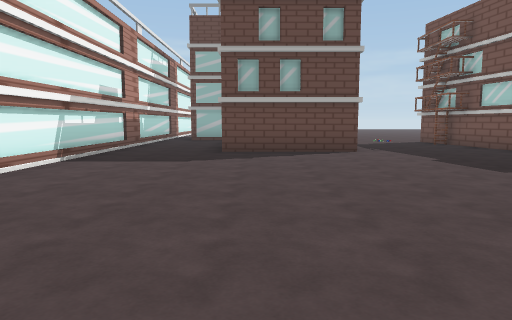
View 1 (above)

24 first-person views from a walk through a 3-D level made in the Unity game engine. The camera is 1.4 m above the floor, tilts 6° down and sees 70° across. The floor is counted in squares, 2 m on a side. Each view is taken from the middle of a square. On the plan, view 1 faces up. The plan holds only what a view shows up to about 11 squares ahead; the rest is blank. Some animated figures are left out. Some surface patterns are stand-ins.

View 2
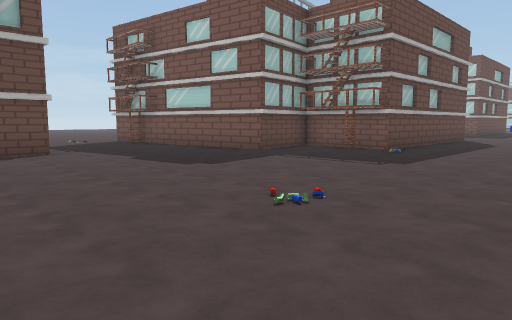

View 3
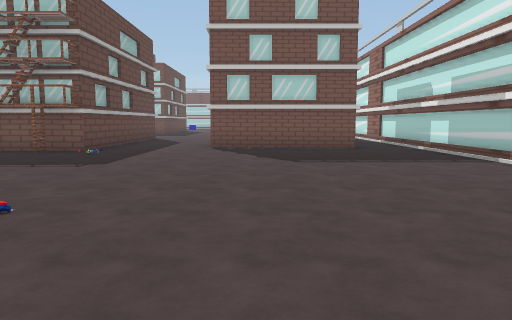

View 4
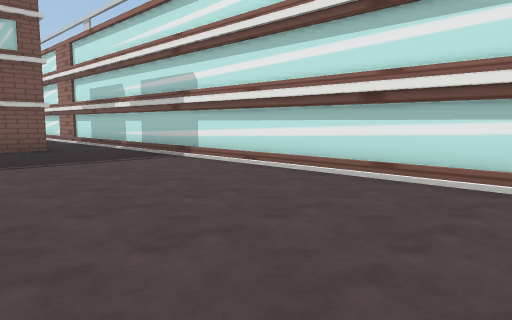

View 5
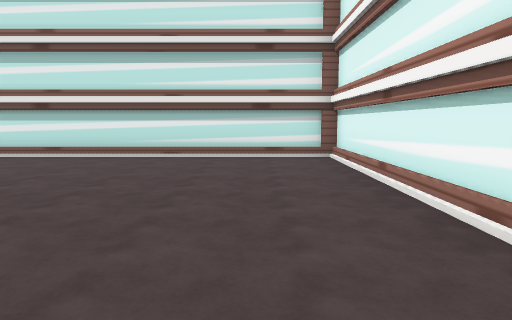

View 6
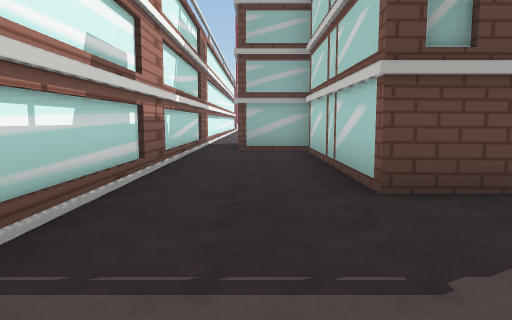

View 7
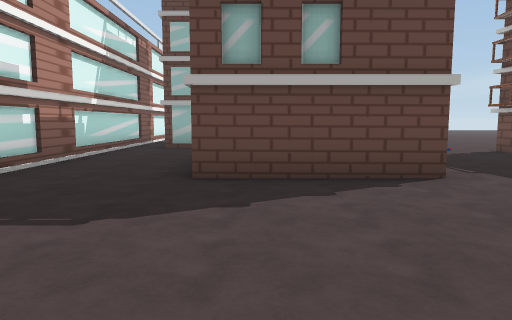

View 8
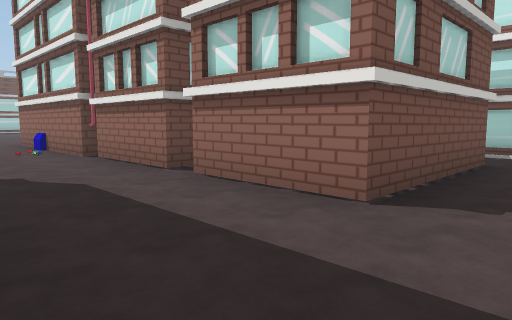

View 9
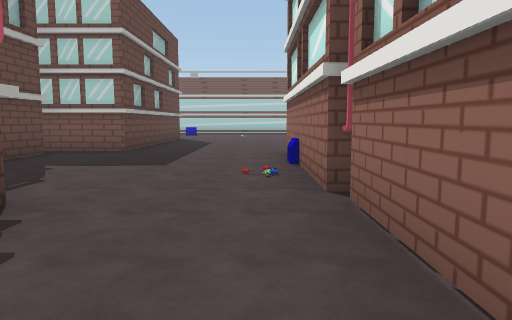

View 10
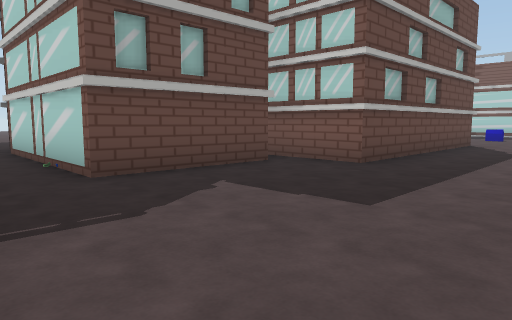

View 11
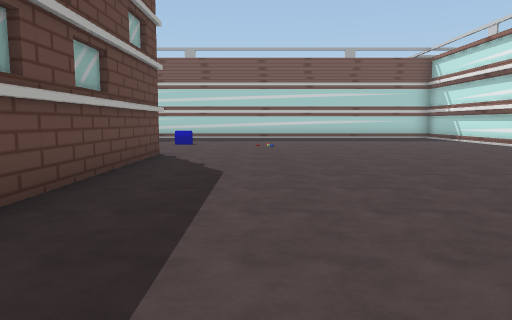

View 12
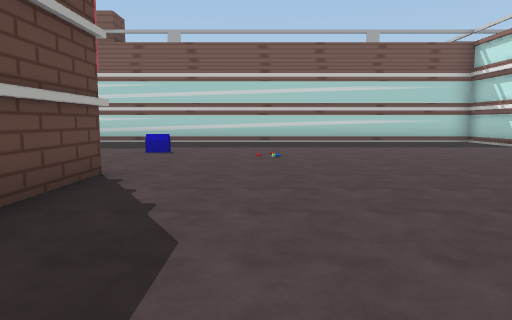

View 13
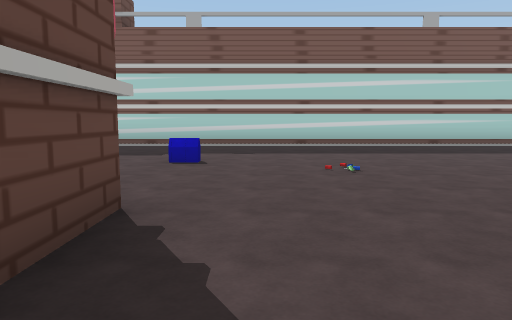

View 14
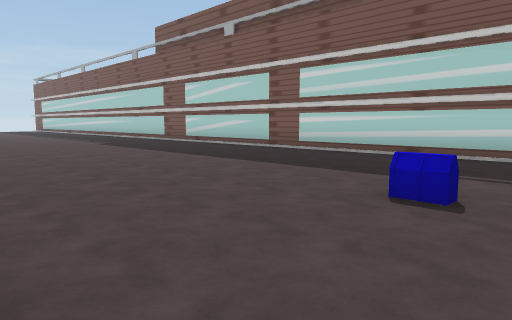

View 15
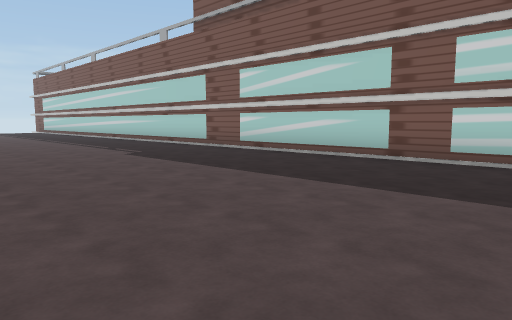

View 16
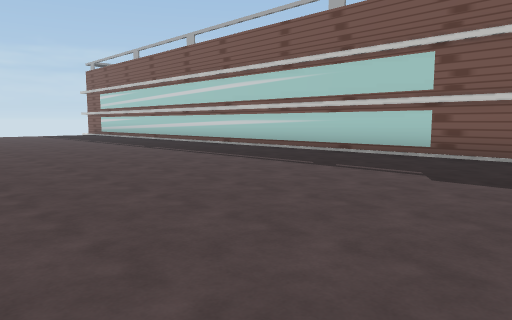

View 17
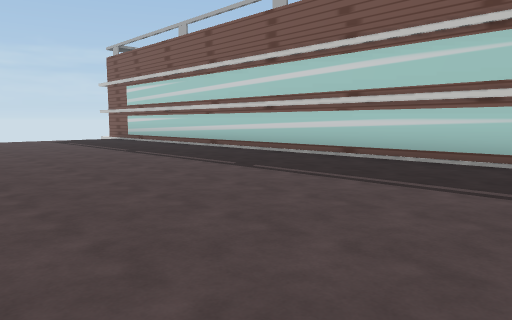

View 18
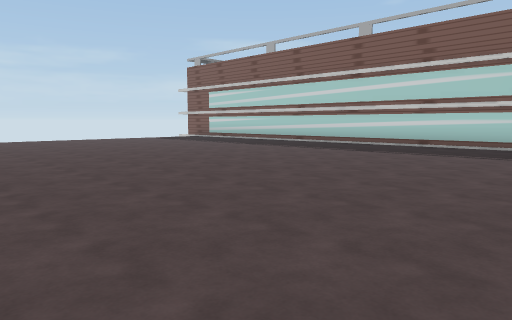

View 19
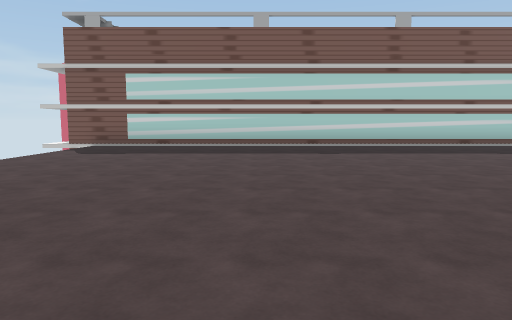

View 20
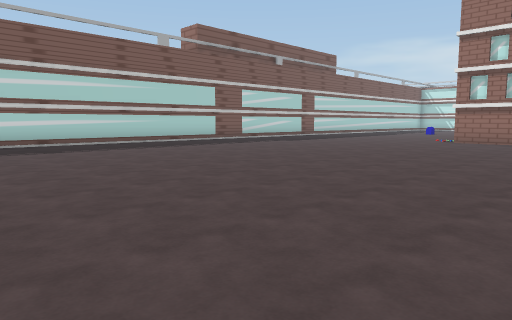

View 21
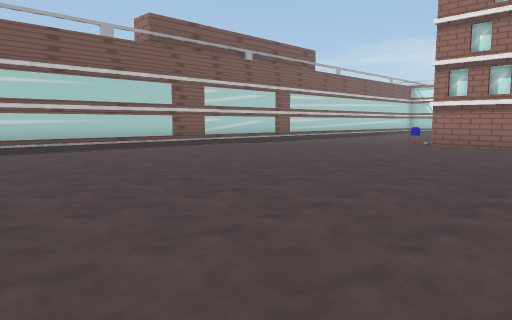

View 22
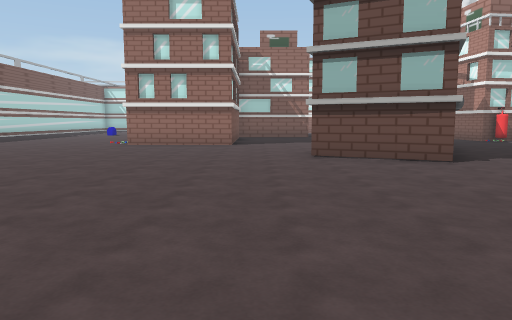

View 23
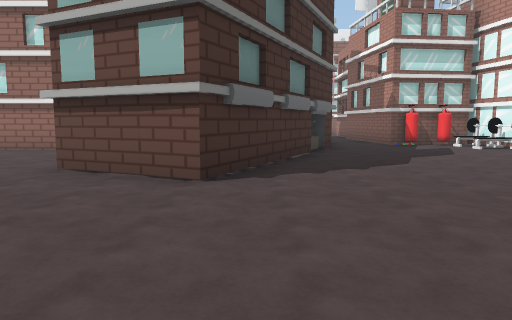

View 24
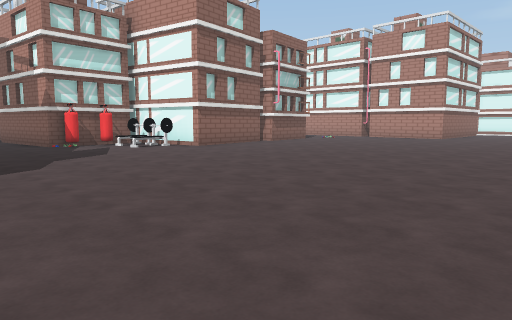

### Floor plan
Points are (right, up) in squares from view 1. A wall is a line through its corners. A room is listed if a view was taken in it or the views show most of it. See-through windows are left out.
Room 1 (views 1, 2, 3, 4, 5, 6, 7, 8, 9, 10, 11)
walls: (8.6, 4.9) (8.1, 4.9); (2.4, 8.5) (-0.8, 8.5) (-0.8, 13.4); (11.6, 4.1) (8.8, 4.1) (8.8, 6.7) (6.6, 6.4) (5.7, 12.6); (9.5, -2.6) (9.5, 1.2) (12, 1.2); (12.7, 1.2) (20.5, 1.2); (-3.6, 0.9) (-3.6, -4.4) (11.2, -4.4); (-0.6, 13.8) (-2.5, 13.8); (19.9, 6.6) (16.7, 6.7); (-3.6, 16) (-3.6, 5); (21.6, 5.1) (20.6, 5.1) (20.7, 7.4)
low walls: (18, 1.4) (18.5, 1.4)
ways out: opening at (4, 12.7) to room 2; opening at (20.3, 3) to room 2; opening at (16, 6)
Room 2 (views 12, 13, 14, 15, 16, 17, 18, 19, 20, 21, 22, 23, 24)
walls: (17.5, 13.2) (19.6, 17.8) (22, 16.7); (16.9, 12) (17.3, 12.7); (23.6, 13) (26.9, 13); (16.8, 10.4) (16.9, 11.6); (11.1, 13.2) (11.7, 13.3) (12.1, 10.9); (27, 5.1) (21.6, 5.1); (29.5, -4.4) (30.1, -4.4); (32.5, -4.4) (33.1, -4.4); (34.6, -3.5) (34.6, 34.5)
low walls: (30.3, 4.9) (30.3, 5.5)
ways out: opening at (4, 12.7) to room 1; opening at (20.3, 3) to room 1; opening at (16, 11)
objects: other object (13, 11); other object (13, 12); other object (14, 11)

Positions as (right, up) in squares from view 1, and headings:
1: (0, 0), facing up
2: (0, 0), facing up-right
3: (0, 0), facing right
4: (0, 0), facing down-right
5: (-2, 3), facing down
6: (-2, 5), facing up
7: (0, 4), facing up
8: (8, 4), facing down-right
9: (12, 2), facing right
10: (15, 2), facing up-right
11: (19, 3), facing right
12: (22, 3), facing right
13: (24, 4), facing right
14: (27, 4), facing up-right
15: (28, 8), facing up-right
16: (27, 14), facing up-right
17: (28, 19), facing up-right
18: (24, 19), facing up-right
19: (24, 29), facing right
20: (23, 26), facing down-right
21: (23, 24), facing down-right
22: (23, 24), facing down
23: (19, 22), facing down
24: (18, 22), facing down-left
